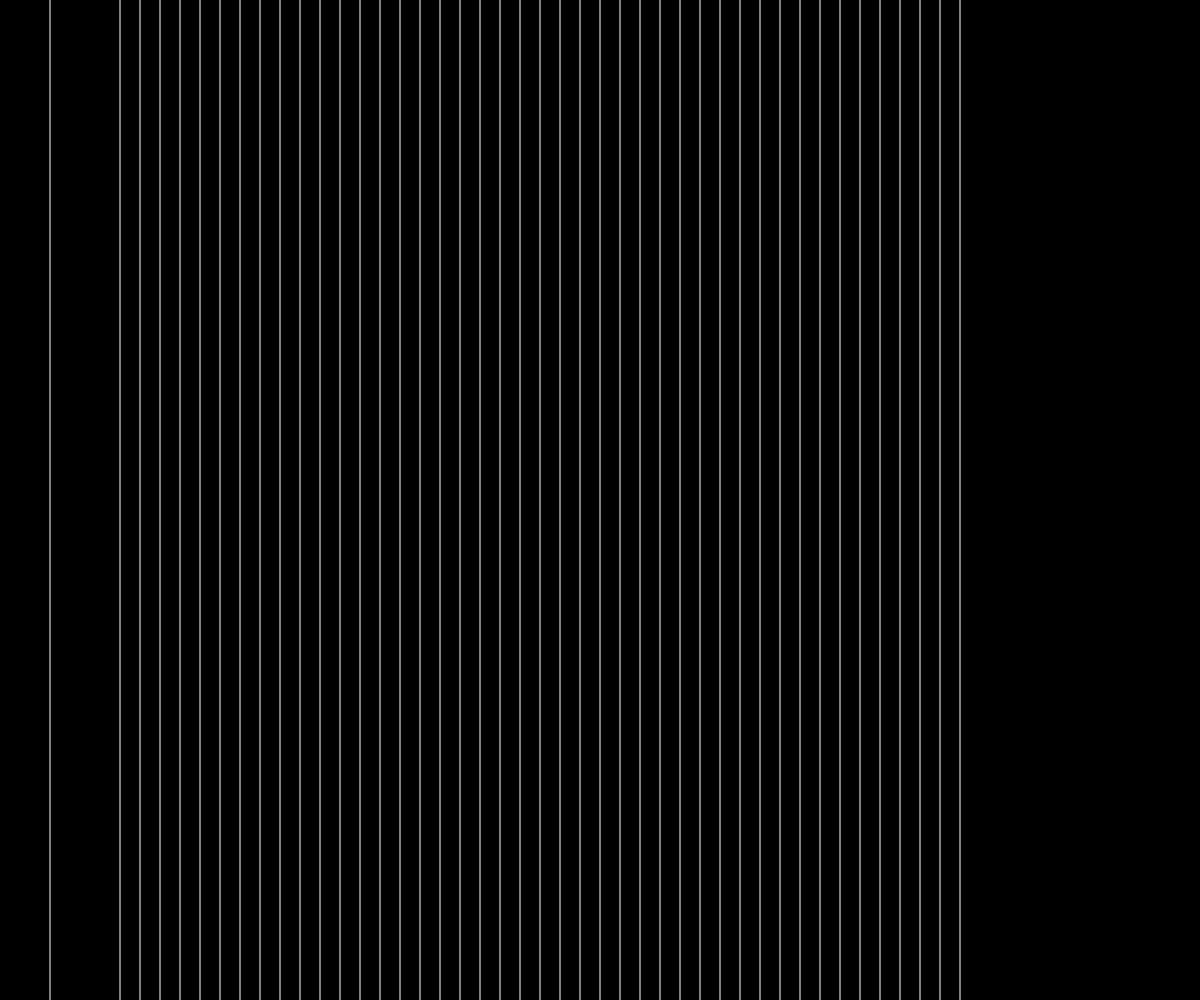
Frame 1 (no input)
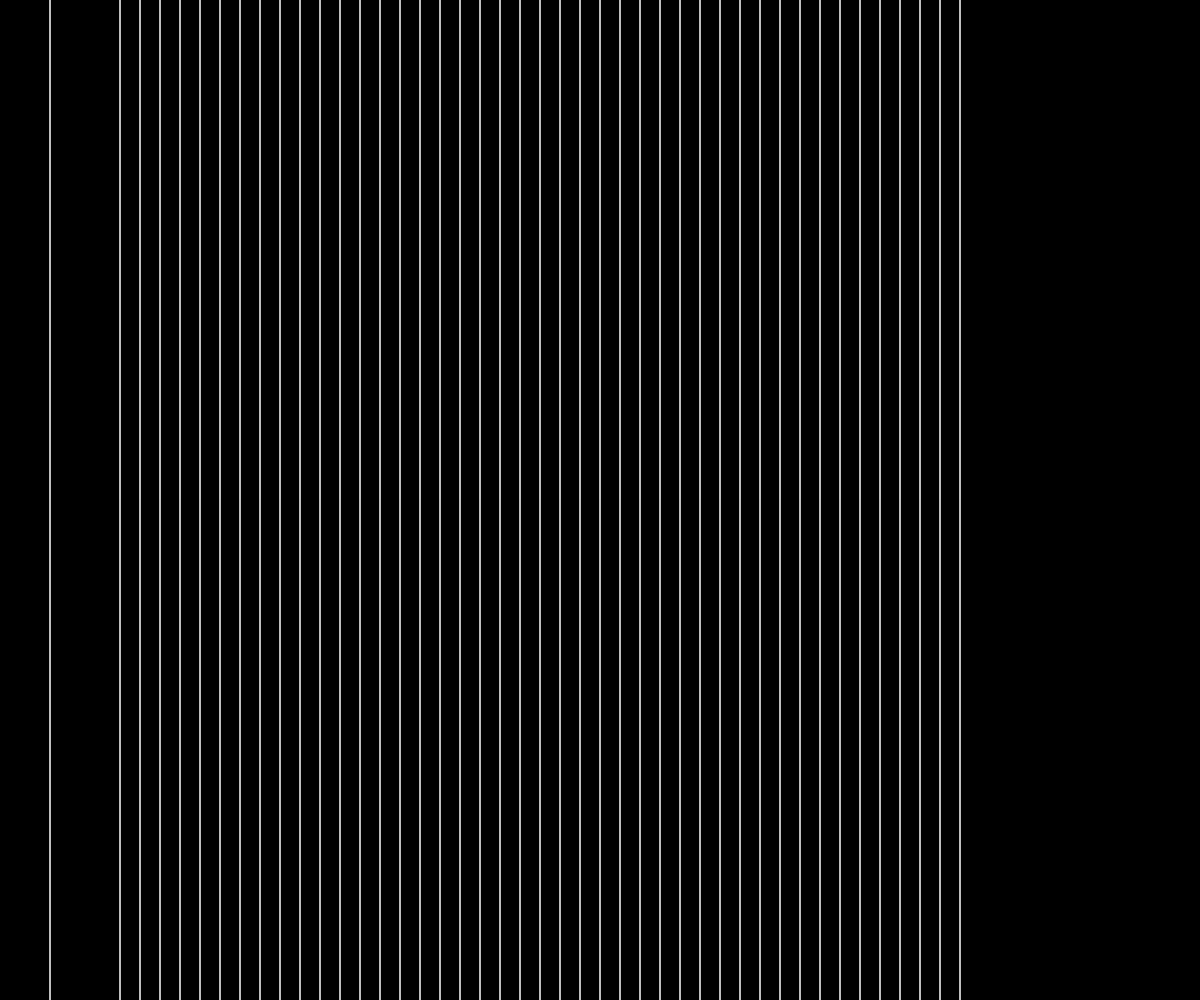
Frame 2 (the mouse pressed at the canvas centre, redrawn once)

The p5.js sketch that drew these frames (run headless with seeded random() and noise() and a simulated clock; the mouse was pressed at the canvas centre and the sketch redrawn once):

// p5.js sketch
// ── sketch.js
// Scope Demo
// Feb 25, 2026

let number = 80;

function setup() {
  createCanvas(windowWidth, windowHeight);
  background("black");
  stroke("white");
  noLoop();
}

function draw() {
  let number = 50;
  line(number, 0, number, height);

  for (let number = 120; number < 1000  - 20; number += 20 ) {
    line(number, 0, number, height);
  }
}
